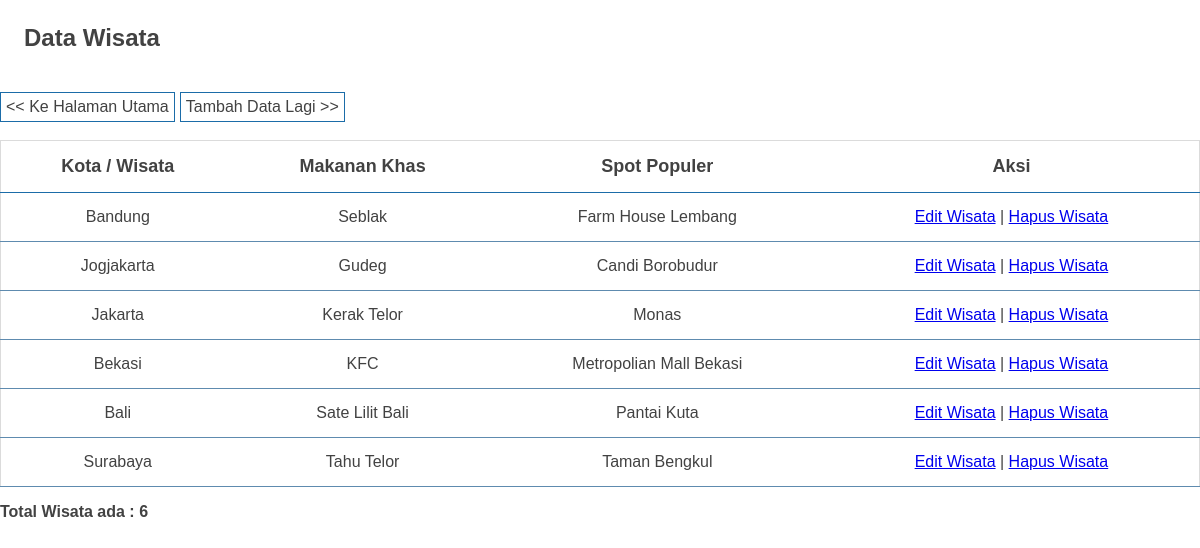
Screenshot of /lihat-data.php with the database file from the repository.
### tables this page shows
CREATE TABLE `wisata` (
  `id` bigint(255) NOT NULL,
  `nama_kota` varchar(255) NOT NULL,
  `makanan_khas` varchar(255) NOT NULL,
  `spot_wisata` varchar(255) NOT NULL
);

### lihat-data.php (the view, shortened to what this page needs)
<?php include("config.php"); ?>
<!DOCTYPE html>
<html lang="en">
<head>
    <link rel="stylesheet" href="style.css?ver=1">
</head>
<body>
    <header class="title">
        <h2>Data Wisata</h2>
    </header>
    <nav class="home">
        <a href="index.php"> << Ke Halaman Utama</a>
        <a href="tambah-wisata.php">Tambah Data Lagi >> </a>
    </nav>
    <br>
    <div class="data-wisata">
        <table>
            <thead>
                <tr>
                    <th>Kota / Wisata</th>
                    <th>Makanan Khas</th>
                    <th>Spot Populer</th>
                    <th>Aksi</th>
                </tr>
            </thead>
            <tbody>
                <?php
                    $sql = "SELECT * FROM wisata";
                    $query = mysqli_query($db, $sql);
                    while ($wisata = mysqli_fetch_array($query)) {
                        echo "<tr>";
                        echo "<td>".$wisata['nama_kota']."</td>";
                        echo "<td>".$wisata['makanan_khas']."</td>";
                        echo "<td>".$wisata['spot_wisata']."</td>";
                        echo "<td>";
                        echo "<a href='update-wisata.php?id=".$wisata['id']."'>Edit Wisata</a> | <a href='delete-wisata.php?id=".$wisata['id']."'>Hapus Wisata</a>";
                        echo "</td>";
                        echo "</tr>";
                    }
                ?>
            </tbody>
        </table>
    </div>
    <p class="total">Total Wisata ada : <?php echo mysqli_num_rows($query) ?></p>
</body>
</html>

### style.css (style rules this page uses)
* { margin: 0; box-sizing: border-box; }
body { font-family: Arial, Helvetica, sans-serif; color: #424242; }
.title h2 { padding: 1.5rem; background-color: white; margin-bottom: 1rem; }
.home { width: 33%; display: flex; }
.home a { display: block; text-decoration: none; color: inherit; padding: 5px; transition: all 500ms ease; border: 1px solid #1b6ca8; margin-right: 5px; }
.data-wisata table { width: 100%; border: 1px solid #dbdbdb; text-align: center; border-collapse: collapse; border-radius: 50%; }
.data-wisata table thead th { font-size: 18px; }
.data-wisata table thead th, .data-wisata table tbody td { padding: 15px 10px; }
.data-wisata table thead tr { border-bottom: 1px solid #1b6ca8; }
.data-wisata table tbody tr { border-bottom: 1px solid #16588bb0; }
p.total { margin-top: 1rem; font-weight: 600; }

### rows the page displays
wisata: nama_kota "Bandung", makanan_khas "Seblak", spot_wisata "Farm House Lembang"
wisata: nama_kota "Jogjakarta", makanan_khas "Gudeg", spot_wisata "Candi Borobudur"
wisata: nama_kota "Jakarta", makanan_khas "Kerak Telor", spot_wisata "Monas"
wisata: nama_kota "Bekasi", makanan_khas "KFC", spot_wisata "Metropolian Mall Bekasi"
wisata: nama_kota "Bali", makanan_khas "Sate Lilit Bali", spot_wisata "Pantai Kuta"
wisata: nama_kota "Surabaya", makanan_khas "Tahu Telor", spot_wisata "Taman Bengkul"

### other values shown
mysqli_num_rows($query) "6"
